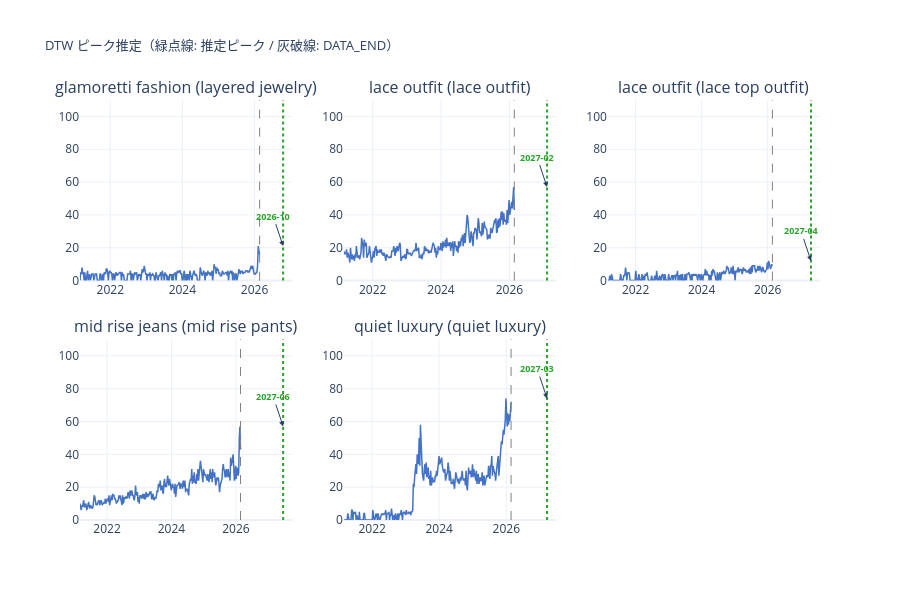

The code cell stored with this chart in its notebook:
### Code cell
kw_to_concept = result.set_index('keyword')['concept'].to_dict()

n = len(en_peaks)
cols = 3
rows = (n + cols - 1) // cols
fig_dtw = make_subplots(
    rows=rows, cols=cols,
    subplot_titles=[f"{kw_to_concept.get(kw, '')} ({kw})" for kw in en_peaks],
    vertical_spacing=0.14, horizontal_spacing=0.07,
)

for idx, (kw, r) in enumerate(en_peaks.items()):
    ri, ci = idx // cols + 1, idx % cols + 1
    s = r['en_series']

    fig_dtw.add_trace(go.Scatter(
        x=s.index, y=s.values,
        line=dict(color='#4472C4', width=1.5), showlegend=False,
    ), row=ri, col=ci)

    fig_dtw.add_vline(x=DATA_END.timestamp() * 1000,
        line=dict(color='gray', dash='dash', width=1), row=ri, col=ci)

    fig_dtw.add_vline(x=r['en_peak_date'].timestamp() * 1000,
        line=dict(color='#2CA02C', dash='dot', width=2), row=ri, col=ci)

    fig_dtw.add_annotation(
        x=r['en_peak_date'], y=s.max(),
        text=f"<b>{r['en_peak_date'].strftime('%Y-%m')}</b>",
        showarrow=True, arrowhead=2, font=dict(size=9, color='#2CA02C'),
        row=ri, col=ci,
    )

fig_dtw.update_layout(
    title=dict(text='DTW ピーク推定（緑点線: 推定ピーク / 灰破線: DATA_END）', font=dict(size=13)),
    height=300 * rows, template='plotly_white',
)
fig_dtw.update_yaxes(range=[0, 110])
fig_dtw.show()

### Figure 1 — Plotly figure (JSON) as saved in the notebook; plotly's stock layout.template omitted (floating-point values rounded to 4 significant figures; data arrays with more than 128 entries replaced by an {"elided": "..."} marker saying what was removed)
{"data": [{"line": {"color": "#4472C4", "width": 1.5}, "showlegend": false, "type": "scatter", "x": {"elided": "261 str values"}, "xaxis": "x", "y": {"elided": "261 float values"}, "yaxis": "y"}, {"line": {"color": "#4472C4", "width": 1.5}, "showlegend": false, "type": "scatter", "x": {"elided": "261 str values"}, "xaxis": "x2", "y": {"elided": "261 float values"}, "yaxis": "y2"}, {"line": {"color": "#4472C4", "width": 1.5}, "showlegend": false, "type": "scatter", "x": {"elided": "261 str values"}, "xaxis": "x3", "y": {"elided": "261 float values"}, "yaxis": "y3"}, {"line": {"color": "#4472C4", "width": 1.5}, "showlegend": false, "type": "scatter", "x": {"elided": "261 str values"}, "xaxis": "x4", "y": {"elided": "261 float values"}, "yaxis": "y4"}, {"line": {"color": "#4472C4", "width": 1.5}, "showlegend": false, "type": "scatter", "x": {"elided": "261 str values"}, "xaxis": "x5", "y": {"elided": "261 float values"}, "yaxis": "y5"}], "layout": {"annotations": [{"font": {"size": 16}, "showarrow": false, "text": "glamoretti fashion (layered jewelry)", "x": 0.1433, "xanchor": "center", "xref": "paper", "y": 1, "yanchor": "bottom", "yref": "paper"}, {"font": {"size": 16}, "showarrow": false, "text": "lace outfit (lace outfit)", "x": 0.5, "xanchor": "center", "xref": "paper", "y": 1, "yanchor": "bottom", "yref": "paper"}, {"font": {"size": 16}, "showarrow": false, "text": "lace outfit (lace top outfit)", "x": 0.8567, "xanchor": "center", "xref": "paper", "y": 1, "yanchor": "bottom", "yref": "paper"}, {"font": {"size": 16}, "showarrow": false, "text": "mid rise jeans (mid rise pants)", "x": 0.1433, "xanchor": "center", "xref": "paper", "y": 0.43, "yanchor": "bottom", "yref": "paper"}, {"font": {"size": 16}, "showarrow": false, "text": "quiet luxury (quiet luxury)", "x": 0.5, "xanchor": "center", "xref": "paper", "y": 0.43, "yanchor": "bottom", "yref": "paper"}, {"arrowhead": 2, "font": {"color": "#2CA02C", "size": 9}, "showarrow": true, "text": "<b>2026-10</b>", "x": "2026-10-18T00:00:00", "xref": "x", "y": 21.0, "yref": "y"}, {"arrowhead": 2, "font": {"color": "#2CA02C", "size": 9}, "showarrow": true, "text": "<b>2027-02</b>", "x": "2027-02-07T00:00:00", "xref": "x2", "y": 57.0, "yref": "y2"}, {"arrowhead": 2, "font": {"color": "#2CA02C", "size": 9}, "showarrow": true, "text": "<b>2027-04</b>", "x": "2027-04-25T00:00:00", "xref": "x3", "y": 12.0, "yref": "y3"}, {"arrowhead": 2, "font": {"color": "#2CA02C", "size": 9}, "showarrow": true, "text": "<b>2027-06</b>", "x": "2027-06-20T00:00:00", "xref": "x4", "y": 57.0, "yref": "y4"}, {"arrowhead": 2, "font": {"color": "#2CA02C", "size": 9}, "showarrow": true, "text": "<b>2027-03</b>", "x": "2027-03-21T00:00:00", "xref": "x5", "y": 74.0, "yref": "y5"}], "height": 600, "shapes": [{"line": {"color": "gray", "dash": "dash", "width": 1}, "type": "line", "x0": 1771718400000, "x1": 1771718400000, "xref": "x", "y0": 0, "y1": 1, "yref": "y domain"}, {"line": {"color": "#2CA02C", "dash": "dot", "width": 2}, "type": "line", "x0": 1792281600000, "x1": 1792281600000, "xref": "x", "y0": 0, "y1": 1, "yref": "y domain"}, {"line": {"color": "gray", "dash": "dash", "width": 1}, "type": "line", "x0": 1771718400000, "x1": 1771718400000, "xref": "x2", "y0": 0, "y1": 1, "yref": "y2 domain"}, {"line": {"color": "#2CA02C", "dash": "dot", "width": 2}, "type": "line", "x0": 1801958400000, "x1": 1801958400000, "xref": "x2", "y0": 0, "y1": 1, "yref": "y2 domain"}, {"line": {"color": "gray", "dash": "dash", "width": 1}, "type": "line", "x0": 1771718400000, "x1": 1771718400000, "xref": "x3", "y0": 0, "y1": 1, "yref": "y3 domain"}, {"line": {"color": "#2CA02C", "dash": "dot", "width": 2}, "type": "line", "x0": 1808611200000, "x1": 1808611200000, "xref": "x3", "y0": 0, "y1": 1, "yref": "y3 domain"}, {"line": {"color": "gray", "dash": "dash", "width": 1}, "type": "line", "x0": 1771718400000, "x1": 1771718400000, "xref": "x4", "y0": 0, "y1": 1, "yref": "y4 domain"}, {"line": {"color": "#2CA02C", "dash": "dot", "width": 2}, "type": "line", "x0": 1813449600000, "x1": 1813449600000, "xref": "x4", "y0": 0, "y1": 1, "yref": "y4 domain"}, {"line": {"color": "gray", "dash": "dash", "width": 1}, "type": "line", "x0": 1771718400000, "x1": 1771718400000, "xref": "x5", "y0": 0, "y1": 1, "yref": "y5 domain"}, {"line": {"color": "#2CA02C", "dash": "dot", "width": 2}, "type": "line", "x0": 1805587200000, "x1": 1805587200000, "xref": "x5", "y0": 0, "y1": 1, "yref": "y5 domain"}], "title": {"font": {"size": 13}, "text": "DTW ピーク推定（緑点線: 推定ピーク / 灰破線: DATA_END）"}, "xaxis": {"anchor": "y", "domain": [0, 0.2867]}, "xaxis2": {"anchor": "y2", "domain": [0.3567, 0.6433]}, "xaxis3": {"anchor": "y3", "domain": [0.7133, 1]}, "xaxis4": {"anchor": "y4", "domain": [0, 0.2867]}, "xaxis5": {"anchor": "y5", "domain": [0.3567, 0.6433]}, "xaxis6": {"anchor": "y6", "domain": [0.7133, 1]}, "yaxis": {"anchor": "x", "domain": [0.57, 1], "range": [0, 110]}, "yaxis2": {"anchor": "x2", "domain": [0.57, 1], "range": [0, 110]}, "yaxis3": {"anchor": "x3", "domain": [0.57, 1], "range": [0, 110]}, "yaxis4": {"anchor": "x4", "domain": [0, 0.43], "range": [0, 110]}, "yaxis5": {"anchor": "x5", "domain": [0, 0.43], "range": [0, 110]}, "yaxis6": {"anchor": "x6", "domain": [0, 0.43], "range": [0, 110]}}}
